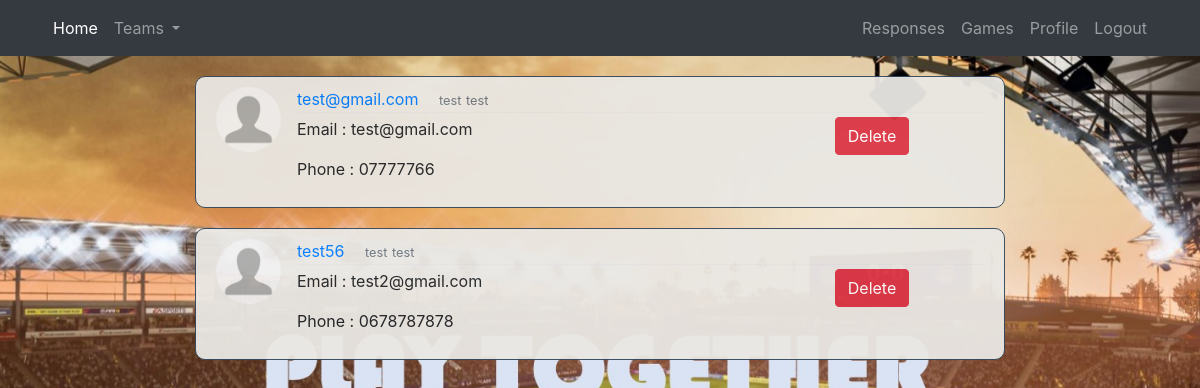
The app's page /team/detail/9/ (signed in) with its own data.
### account/models.py (models this page shows, shortened)
class BelongToTeam (models.Model):
	team = models.ForeignKey(Team, on_delete=models.CASCADE, null=True)
	player = models.ForeignKey(Account, on_delete=models.CASCADE, null=True)

class Account(AbstractBaseUser):
	username = models.CharField(max_length=30, unique=True)
	first_name = models.CharField(max_length=30, unique=False)
	last_name = models.CharField(max_length=30, unique=False)
	email = models.EmailField(verbose_name="email", max_length=60, unique=True)
	is_captain = models.BooleanField(default=False)
	city = models.CharField(max_length=30)
	numTel = models.CharField(max_length=10, unique=True)
	image = models.ImageField(default='default.jpg', upload_to='profile_pics')
	date_joined = models.DateTimeField(verbose_name='date joined', auto_now_add=True)
	last_login = models.DateTimeField(verbose_name='last login', auto_now=True)
	is_admin = models.BooleanField(default=False)
	is_active = models.BooleanField(default=True)
	is_staff = models.BooleanField(default=False)
	is_superuser = models.BooleanField(default=False)
	USERNAME_FIELD = 'email'
	REQUIRED_FIELDS = ['username','first_name','last_name','is_captain', 'city', 'numTel']
	objects = MyAccountManager()

### account/views.py (the view)
# urls.py: path('team/detail/<int:pk>/', MyTeamDetail, name='team_detail'),
@login_required
@user_passes_test(is_captain_check, login_url='home')
def MyTeamDetail(request, pk):
	team = Team.objects.get(id=pk)
	myplayers = BelongToTeam.objects.filter(team=team)
	myplayerstab=[]
	for i in myplayers:
		myplayerstab.append(i)
	playerbelongtoteam = myplayerstab
	context={'playerbelongtoteam':playerbelongtoteam}
	return render(request, 'account/see_my_team.html', context)

### account/views.py (called while the page is built)
def is_captain_check(user):
	return user.is_captain

### account/templates/account/see_my_team.html
{% extends "project/base.html" %}
{% load crispy_forms_tags %}
{% block content %}
{% for playerbelong in playerbelongtoteam %}
<article class="media content-section">
	<img class="rounded-circle article-img" src="{{ playerbelong.player.image.url }}">
	<div class="media-body">
		<div class="article-metadata">
			<a class="mr-3" href="#">{{ playerbelong.player.username }}</a>
			<small class="text-muted">{{ playerbelong.player.first_name}}</small>
			<small class="text-muted">{{ playerbelong.player.last_name}}</small>
		</div>
		<div class="row">
			<div class="col-md-6">
				<p class="article-content">Email : {{ playerbelong.player.email }}</p>
				<p class="article-content">Phone : {{ playerbelong.player.numTel }}</p>
			</div>
			<div class="col-md-3"></div>
			<div class="col-md-3">
				<a class="btn btn-danger" href="{% url 'delete_player' playerbelong.id  %}">Delete</a>
			</div>
		</div>
	</div>
</article>
{% endfor %}
{% endblock content %}

### project/static/project/main3.css (style rules this page uses)
body { background-image: url("./home-image2.jpg"); background-attachment: fixed; background-position: center; background-repeat: no-repeat; background-size: cover; }
.content-section { background: #E9E7E3 ; opacity: 0.95; margin-right: 150px; margin-left: 150px; padding: 10px 20px; border : 1px solid #34495E; border-radius: 10px; margin-bottom: 20px; margin-top: 20px; }
.article-content { white-space: pre-line; }
.article-img { height: 65px; width: 65px; margin-right: 16px; }
.article-metadata { padding-bottom: 1px; margin-bottom: 4px; border-bottom: 1px solid #e3e3e3 }

### records on screen
BelongToTeam: player.image (placeholder picture), player.username "test@gmail.com", player.first_name "test", player.last_name "test", player.email "test@gmail.com", player.numTel "07777766"
BelongToTeam: player.image (placeholder picture), player.username "test56", player.first_name "test", player.last_name "test", player.email "test2@gmail.com", player.numTel "0678787878"
